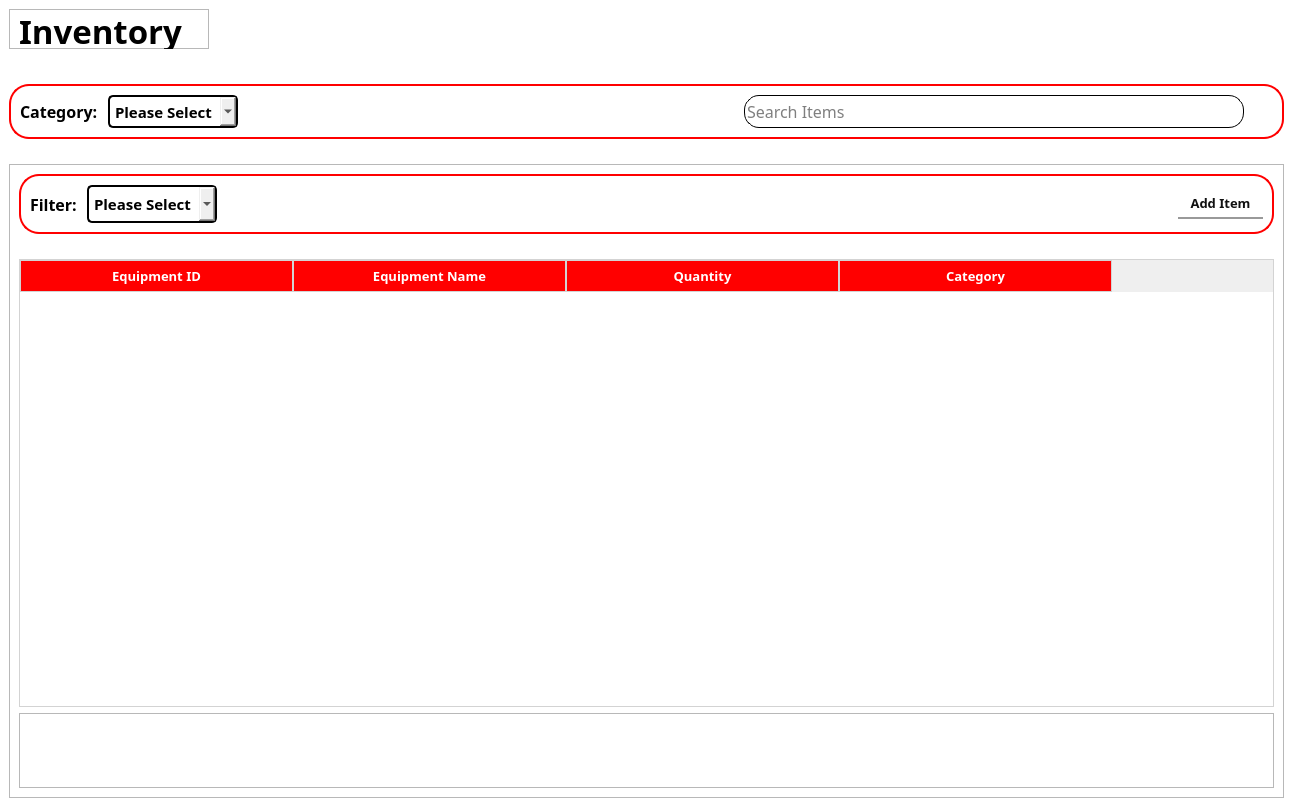
          <widget class="QWidget" name="page_3">
           <layout class="QGridLayout" name="gridLayout_3">
            <property name="leftMargin">
             <number>0</number>
            </property>
            <property name="topMargin">
             <number>0</number>
            </property>
            <property name="rightMargin">
             <number>0</number>
            </property>
            <property name="bottomMargin">
             <number>0</number>
            </property>
            <item row="0" column="1">
             <widget class="QFrame" name="admin2mainframe">
              <property name="styleSheet">
               <string notr="true">#admin2mainframe {
	background-color: rgb(255, 255, 255);
}</string>
              </property>
              <property name="frameShape">
               <enum>QFrame::NoFrame</enum>
              </property>
              <property name="frameShadow">
               <enum>QFrame::Raised</enum>
              </property>
              <layout class="QVBoxLayout" name="verticalLayout_2">
               <item>
                <widget class="QFrame" name="text_frame">
                 <property name="sizePolicy">
                  <sizepolicy hsizetype="Preferred" vsizetype="Preferred">
                   <horstretch>0</horstretch>
                   <verstretch>0</verstretch>
                  </sizepolicy>
                 </property>
                 <property name="minimumSize">
                  <size>
                   <width>0</width>
                   <height>40</height>
                  </size>
                 </property>
                 <property name="maximumSize">
                  <size>
                   <width>200</width>
                   <height>50</height>
                  </size>
                 </property>
                 <property name="frameShape">
                  <enum>QFrame::StyledPanel</enum>
                 </property>
                 <property name="frameShadow">
                  <enum>QFrame::Raised</enum>
                 </property>
                 <widget class="QLabel" name="inventory_text">
                  <property name="geometry">
                   <rect>
                    <x>10</x>
                    <y>0</y>
                    <width>201</width>
                    <height>43</height>
                   </rect>
                  </property>
                  <property name="minimumSize">
                   <size>
                    <width>0</width>
                    <height>40</height>
                   </size>
                  </property>
                  <property name="font">
                   <font>
                    <family>Nunito ExtraBold</family>
                    <pointsize>25</pointsize>
                    <weight>75</weight>
                    <bold>true</bold>
                   </font>
                  </property>
                  <property name="text">
                   <string>Inventory</string>
                  </property>
                 </widget>
                </widget>
               </item>
               <item>
                <spacer name="verticalSpacer_2">
                 <property name="orientation">
                  <enum>Qt::Vertical</enum>
                 </property>
                 <property name="sizeType">
                  <enum>QSizePolicy::Fixed</enum>
                 </property>
                 <property name="sizeHint" stdset="0">
                  <size>
                   <width>20</width>
                   <height>29</height>
                  </size>
                 </property>
                </spacer>
               </item>
               <item>
                <widget class="QFrame" name="searchbar_frame">
                 <property name="styleSheet">
                  <string notr="true">#searchbar_frame{
	border: 2px solid red;
	border-radius: 20px;

}</string>
                 </property>
                 <property name="frameShape">
                  <enum>QFrame::StyledPanel</enum>
                 </property>
                 <property name="frameShadow">
                  <enum>QFrame::Raised</enum>
                 </property>
                 <layout class="QHBoxLayout" name="horizontalLayout">
                  <item>
                   <widget class="QLabel" name="Category_text_inventory">
                    <property name="font">
                     <font>
                      <family>Nunito ExtraBold</family>
                      <pointsize>12</pointsize>
                      <weight>75</weight>
                      <bold>true</bold>
                     </font>
                    </property>
                    <property name="autoFillBackground">
                     <bool>false</bool>
                    </property>
                    <property name="styleSheet">
                     <string notr="true">#Category_text_inventory{

}</string>
                    </property>
                    <property name="text">
                     <string>Category: </string>
                    </property>
                   </widget>
                  </item>
                  <item>
                   <widget class="QComboBox" name="category_box_inventory">
                    <property name="minimumSize">
                     <size>
                      <width>130</width>
                      <height>30</height>
                     </size>
                    </property>
                    <property name="maximumSize">
                     <size>
                      <width>16777215</width>
                      <height>16777215</height>
                     </size>
                    </property>
                    <property name="font">
                     <font>
                      <family>Nunito ExtraBold</family>
                      <pointsize>11</pointsize>
                      <weight>75</weight>
                      <bold>true</bold>
                     </font>
                    </property>
                    <property name="styleSheet">
                     <string notr="true">QComboBox {
    border: 2px solid black;
    border-radius: 5px;
    padding: 5px;
}

QComboBox::hover {
    border: 2px solid #cc0000;
}
</string>
                    </property>
                    <property name="currentText">
                     <string>Please Select</string>
                    </property>
                    <property name="frame">
                     <bool>false</bool>
                    </property>
                    <item>
                     <property name="text">
                      <string>Please Select</string>
                     </property>
                    </item>
                   </widget>
                  </item>
                  <item>
                   <spacer name="horizontalSpacer_3">
                    <property name="orientation">
                     <enum>Qt::Horizontal</enum>
                    </property>
                    <property name="sizeHint" stdset="0">
                     <size>
                      <width>500</width>
                      <height>20</height>
                     </size>
                    </property>
                   </spacer>
                  </item>
                  <item>
                   <widget class="QLineEdit" name="searchbox_inventory">
                    <property name="minimumSize">
                     <size>
                      <width>500</width>
                      <height>0</height>
                     </size>
                    </property>
                    <property name="maximumSize">
                     <size>
                      <width>16777215</width>
                      <height>200</height>
                     </size>
                    </property>
                    <property name="font">
                     <font>
                      <family>Nunito</family>
                      <pointsize>12</pointsize>
                     </font>
                    </property>
                    <property name="styleSheet">
                     <string notr="true">border-radius: 15px;
border: 1px solid black;
</string>
                    </property>
                    <property name="placeholderText">
                     <string>Search Items</string>
                    </property>
                   </widget>
                  </item>
                  <item>
                   <widget class="QToolButton" name="search_icon_inventory">
                    <property name="styleSheet">
                     <string notr="true">border-radius: 60px;
border: 20px;</string>
                    </property>
                    <property name="text">
                     <string/>
                    </property>
                    <property name="icon">
                     <iconset>
                      <normaloff>../compressed/search.svg</normaloff>../compressed/search.svg</iconset>
                    </property>
                    <property name="iconSize">
                     <size>
                      <width>20</width>
                      <height>30</height>
                     </size>
                    </property>
                   </widget>
                  </item>
                 </layout>
                </widget>
               </item>
               <item>
                <spacer name="verticalSpacer_5">
                 <property name="orientation">
                  <enum>Qt::Vertical</enum>
                 </property>
                 <property name="sizeType">
                  <enum>QSizePolicy::Fixed</enum>
                 </property>
                 <property name="sizeHint" stdset="0">
                  <size>
                   <width>20</width>
                   <height>19</height>
                  </size>
                 </property>
                </spacer>
               </item>
               <item>
                <widget class="QFrame" name="table_frame">
                 <property name="minimumSize">
                  <size>
                   <width>0</width>
                   <height>634</height>
                  </size>
                 </property>
                 <property name="frameShape">
                  <enum>QFrame::StyledPanel</enum>
                 </property>
                 <property name="frameShadow">
                  <enum>QFrame::Raised</enum>
                 </property>
                 <layout class="QGridLayout" name="gridLayout_4">
                  <item row="0" column="1">
                   <widget class="QFrame" name="add_category_frame">
                    <property name="minimumSize">
                     <size>
                      <width>0</width>
                      <height>60</height>
                     </size>
                    </property>
                    <property name="maximumSize">
                     <size>
                      <width>16777215</width>
                      <height>16777215</height>
                     </size>
                    </property>
                    <property name="styleSheet">
                     <string notr="true">#add_category_frame{
	border: 2px solid red;
	border-radius: 20px;
;
}</string>
                    </property>
                    <property name="frameShape">
                     <enum>QFrame::NoFrame</enum>
                    </property>
                    <property name="frameShadow">
                     <enum>QFrame::Raised</enum>
                    </property>
                    <layout class="QGridLayout" name="gridLayout_2">
                     <item row="1" column="1">
                      <widget class="QComboBox" name="sort_box_inventory">
                       <property name="minimumSize">
                        <size>
                         <width>130</width>
                         <height>30</height>
                        </size>
                       </property>
                       <property name="maximumSize">
                        <size>
                         <width>16777215</width>
                         <height>16777215</height>
                        </size>
                       </property>
                       <property name="font">
                        <font>
                         <family>Nunito ExtraBold</family>
                         <pointsize>11</pointsize>
                         <weight>75</weight>
                         <bold>true</bold>
                        </font>
                       </property>
                       <property name="styleSheet">
                        <string notr="true">QComboBox {
    border: 2px solid black;
    border-radius: 5px;
    padding: 5px;
}

QComboBox::hover {
    border: 2px solid #cc0000;
}
</string>
                       </property>
                       <property name="currentText">
                        <string>Please Select</string>
                       </property>
                       <property name="frame">
                        <bool>false</bool>
                       </property>
                       <item>
                        <property name="text">
                         <string>Please Select</string>
                        </property>
                       </item>
                      </widget>
                     </item>
                     <item row="1" column="2">
                      <spacer name="horizontalSpacer_4">
                       <property name="orientation">
                        <enum>Qt::Horizontal</enum>
                       </property>
                       <property name="sizeType">
                        <enum>QSizePolicy::Expanding</enum>
                       </property>
                       <property name="sizeHint" stdset="0">
                        <size>
                         <width>40</width>
                         <height>20</height>
                        </size>
                       </property>
                      </spacer>
                     </item>
                     <item row="1" column="4">
                      <widget class="QToolButton" name="additem_button">
                       <property name="font">
                        <font>
                         <family>Nunito ExtraBold</family>
                         <pointsize>10</pointsize>
                         <weight>75</weight>
                         <bold>true</bold>
                        </font>
                       </property>
                       <property name="styleSheet">
                        <string notr="true">#additem_button {
    border: none;
    color: #111;
    padding: 4px 8px;
    border-bottom: 2px solid #999;
}

#additem_button:hover {
    color: #e63946; /* Bright red on hover */
    border-bottom: 2px solid #e63946;
}

#additem_button:pressed {
    color: #b71c1c;
    border-bottom: 2px solid #b71c1c;
}
</string>
                       </property>
                       <property name="text">
                        <string>Add Item</string>
                       </property>
                       <property name="icon">
                        <iconset>
                         <normaloff>../compressed/add.svg</normaloff>../compressed/add.svg</iconset>
                       </property>
                       <property name="toolButtonStyle">
                        <enum>Qt::ToolButtonTextBesideIcon</enum>
                       </property>
                      </widget>
                     </item>
                     <item row="1" column="0">
                      <widget class="QLabel" name="label">
                       <property name="font">
                        <font>
                         <family>Nunito ExtraBold</family>
                         <pointsize>12</pointsize>
                         <weight>75</weight>
                         <bold>true</bold>
                        </font>
                       </property>
                       <property name="text">
                        <string>Filter: </string>
                       </property>
                      </widget>
                     </item>
                    </layout>
                   </widget>
                  </item>
                  <item row="2" column="1">
                   <widget class="QTableWidget" name="inventory_table">
                    <property name="styleSheet">
                     <string notr="true">QTableWidget {
    border: 1px solid #d3d3d3;
    gridline-color: #ccc;
}

QHeaderView::section {
    background-color: rgb(255, 0, 0);
    padding: 4px;
    border: 1px solid #d3d3d3;
}

QTableWidget::item {
    padding: 5px;
}

QTableWidget::item:selected {
    background-color: #87cefa;
    color: rgb(255, 255, 255);
}</string>
                    </property>
                    <attribute name="horizontalHeaderDefaultSectionSize">
                     <number>273</number>
                    </attribute>
                    <column>
                     <property name="text">
                      <string>Equipment ID</string>
                     </property>
                     <property name="font">
                      <font>
                       <family>Nunito ExtraBold</family>
                       <pointsize>10</pointsize>
                       <weight>75</weight>
                       <bold>true</bold>
                      </font>
                     </property>
                     <property name="foreground">
                      <brush brushstyle="SolidPattern">
                       <color alpha="255">
                        <red>255</red>
                        <green>255</green>
                        <blue>255</blue>
                       </color>
                      </brush>
                     </property>
                    </column>
                    <column>
                     <property name="text">
                      <string>Equipment Name</string>
                     </property>
                     <property name="font">
                      <font>
                       <family>Nunito ExtraBold</family>
                       <pointsize>10</pointsize>
                       <weight>75</weight>
                       <bold>true</bold>
                      </font>
                     </property>
                     <property name="textAlignment">
                      <set>AlignCenter</set>
                     </property>
                     <property name="foreground">
                      <brush brushstyle="SolidPattern">
                       <color alpha="255">
                        <red>255</red>
                        <green>255</green>
                        <blue>255</blue>
                       </color>
                      </brush>
                     </property>
                    </column>
                    <column>
                     <property name="text">
                      <string>Quantity</string>
                     </property>
                     <property name="font">
                      <font>
                       <family>Nunito ExtraBold</family>
                       <pointsize>10</pointsize>
                       <weight>75</weight>
                       <bold>true</bold>
                      </font>
                     </property>
                     <property name="foreground">
                      <brush brushstyle="SolidPattern">
                       <color alpha="255">
                        <red>255</red>
                        <green>255</green>
                        <blue>255</blue>
                       </color>
                      </brush>
                     </property>
                    </column>
                    <column>
                     <property name="text">
                      <string>Category</string>
                     </property>
                     <property name="font">
                      <font>
                       <family>Nunito ExtraBold</family>
                       <pointsize>10</pointsize>
                       <weight>75</weight>
                       <bold>true</bold>
                      </font>
                     </property>
                     <property name="foreground">
                      <brush brushstyle="SolidPattern">
                       <color alpha="255">
                        <red>255</red>
                        <green>255</green>
                        <blue>255</blue>
                       </color>
                      </brush>
                     </property>
                    </column>
                   </widget>
                  </item>
                  <item row="3" column="1">
                   <widget class="QFrame" name="button_frame">
                    <property name="minimumSize">
                     <size>
                      <width>0</width>
                      <height>50</height>
                     </size>
                    </property>
                    <property name="maximumSize">
                     <size>
                      <width>16777215</width>
                      <height>16777215</height>
                     </size>
                    </property>
                    <property name="frameShape">
                     <enum>QFrame::StyledPanel</enum>
                    </property>
                    <property name="frameShadow">
                     <enum>QFrame::Raised</enum>
                    </property>
                    <layout class="QGridLayout" name="gridLayout_6">
                     <item row="2" column="1">
                      <widget class="QToolButton" name="arrow_right">
                       <property name="styleSheet">
                        <string notr="true">#arrow_right {
    border: none;
    border-radius: 30px;        /* Makes it round (for 60x60 button) */
    padding: 10px;
}

#arrow_right::pressed {
    background-color:rgb(202, 202, 202);
}</string>
                       </property>
                       <property name="text">
                        <string/>
                       </property>
                       <property name="icon">
                        <iconset>
                         <normaloff>../compressed/arrowright.svg</normaloff>../compressed/arrowright.svg</iconset>
                       </property>
                       <property name="iconSize">
                        <size>
                         <width>32</width>
                         <height>32</height>
                        </size>
                       </property>
                      </widget>
                     </item>
                     <item row="2" column="0">
                      <widget class="QToolButton" name="arrow_left">
                       <property name="styleSheet">
                        <string notr="true">#arrow_left{
    border: none;
    border-radius: 30px;        /* Makes it round (for 60x60 button) */
    padding: 10px;
}

#arrow_left::pressed {
    background-color:rgb(202, 202, 202);
}</string>
                       </property>
                       <property name="text">
                        <string/>
                       </property>
                       <property name="icon">
                        <iconset>
                         <normaloff>../compressed/arrowleft1.svg</normaloff>../compressed/arrowleft1.svg</iconset>
                       </property>
                       <property name="iconSize">
                        <size>
                         <width>32</width>
                         <height>32</height>
                        </size>
                       </property>
                      </widget>
                     </item>
                     <item row="2" column="2">
                      <spacer name="horizontalSpacer_2">
                       <property name="orientation">
                        <enum>Qt::Horizontal</enum>
                       </property>
                       <property name="sizeHint" stdset="0">
                        <size>
                         <width>40</width>
                         <height>20</height>
                        </size>
                       </property>
                      </spacer>
                     </item>
                    </layout>
                   </widget>
                  </item>
                  <item row="1" column="1">
                   <spacer name="verticalSpacer_6">
                    <property name="orientation">
                     <enum>Qt::Vertical</enum>
                    </property>
                    <property name="sizeType">
                     <enum>QSizePolicy::Fixed</enum>
                    </property>
                    <property name="sizeHint" stdset="0">
                     <size>
                      <width>20</width>
                      <height>19</height>
                     </size>
                    </property>
                   </spacer>
                  </item>
                 </layout>
                </widget>
               </item>
              </layout>
             </widget>
            </item>
           </layout>
          </widget>
